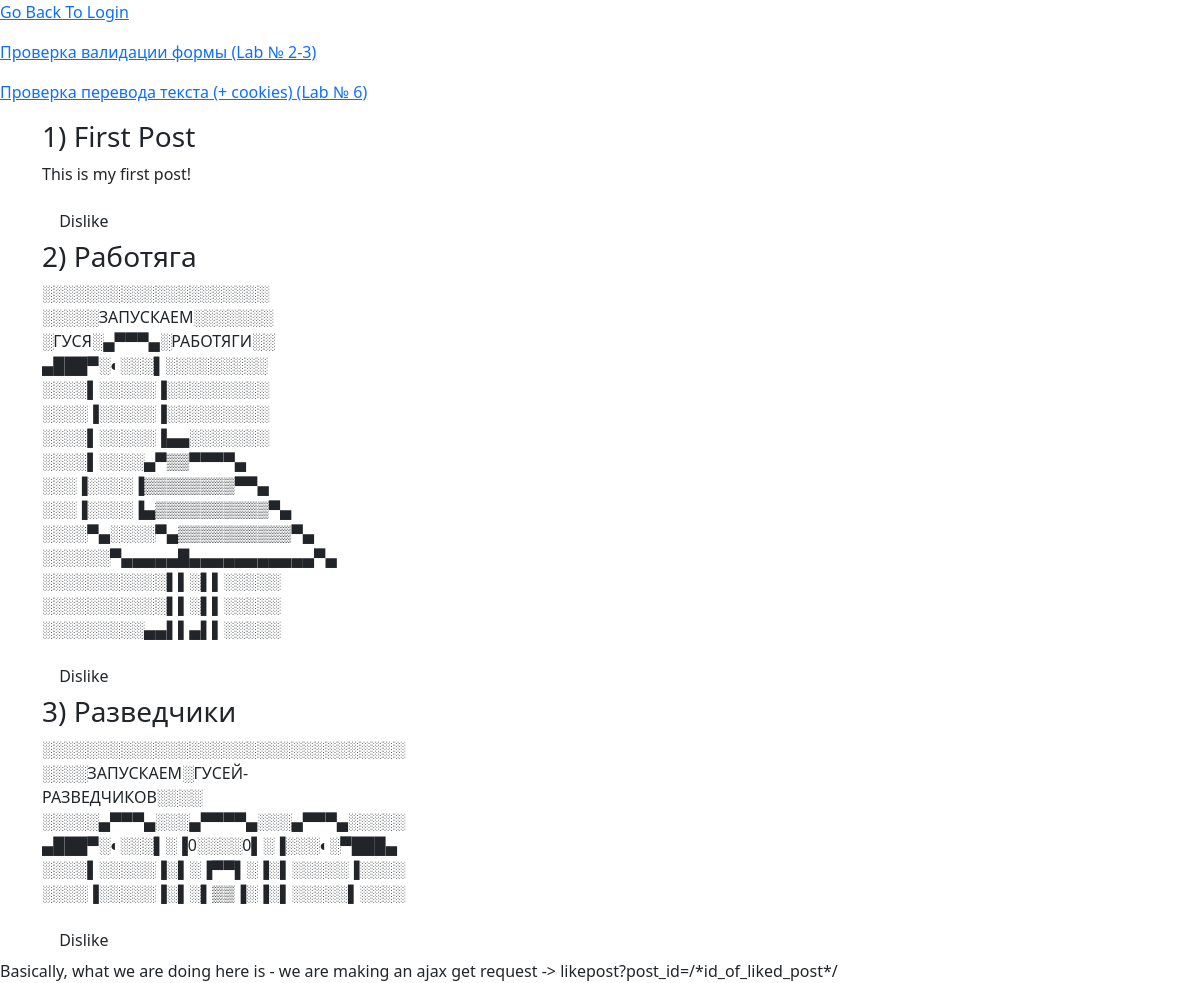
The page /PageForPosts/ (signed in) on the database its author committed.
### polls/models.py (models this page shows)
class Post(models.Model):
    objects = models.Manager()
    post_heading = models.CharField(max_length=200)
    post_text = models.TextField(max_length=200000)
    created = models.DateTimeField(auto_now_add=True, null=True)
    updated = models.DateTimeField(auto_now=True, null=True)
    author = models.ForeignKey(User, on_delete=CASCADE, related_name='author_posts', null=True)
    likes = models.ManyToManyField(User, related_name='likes_on_post', blank=True)
    is_liked = models.BooleanField(False)

### polls/views.py (the view, shortened to what this page needs)
# urls.py: path('PageForPosts/', views.PageForPosts, name='PageForPosts'),
def PageForPosts(request):
    if request.method == 'GET':
        posts = Post.objects.all()
        for post in posts:
            post.button_id='Button'+str(post.id)
            if post.likes.filter(id=request.user.id).exists():
                post.is_liked = True
            else:
                post.is_liked = False
        data = {
            'posts': posts
        }
        return render(request, 'polls/PageForPosts.html', data)

### templates/polls/PageForPosts.html (shortened to what this page needs)
{% load static %}
<!DOCTYPE html>
<html>
<head>
    <link href="https://cdn.jsdelivr.net/npm/bootstrap@5.1.3/dist/css/bootstrap.min.css" rel="stylesheet"
>
</head>
<body>
<div>
    <p><a href="{% url 'login' %}">Go Back To Login</a></p>
    <p><a href="{% url 'Validation' %}">Проверка валидации формы (Lab № 2-3)</a></p>
    <p><a href="{% url 'Localization' %}">Проверка перевода текста (+ cookies) (Lab № 6)</a></p>
</div>
<div class="container">
    <div class="ml-lg-5">
        {% for post in posts %}
            <h3>{{ forloop.counter }}) {{ post.post_heading }}</h3>
            <p style="width:30%">{{ post.post_text }} </p>
            <form id={{ post.id }} action="{% url 'PageForPosts' %}" class = 'form-for-like' method="post">
                <button type="submit" class = "btn" id={{ post.button_id }}>
                        {% if post.is_liked %}
                            Dislike
                        {% else %}
                            Like
                        {% endif %}
                </button>
            </form>
        {% endfor %}
    </div>
</div>
</body>
</html>

### rows shown on the page
Post: post_heading "First Post", post_text "This is my first post!", is_liked "Dislike"
Post: post_heading "Работяга", post_text "░░░░░░░░░░░░░░░░░░░░ ░░░░░ЗАПУСКАЕМ░░░░░░░ ░ГУСЯ░▄▀▀▀▄░РАБОТЯГИ░░ ▄███▀░◐░░░▌░░░░░░░░░ ░░░░▌░░░░░▐░░░░░░░░░ ░░░░▐░░░░░▐░░░░░░░░░ ░░░░▌░░░░░▐▄▄░░░░░░░ ░░░░▌░░░░▄▀▒▒▀▀▀▀▄ ░░░▐░░░░▐▒▒▒▒▒▒▒▒▀▀▄ ░░░▐░░░░▐▄▒▒▒▒▒▒▒▒▒▒▀▄ ░░░░▀▄░░░░▀▄▒▒▒▒▒▒▒▒▒▒▀▄ ░░░░░░▀▄▄▄▄▄█▄▄▄▄▄▄▄▄▄▄▄▀▄ ░░░░░░░░░░░▌▌░▌▌░░░░░ ░░░░░░░░░░░▌▌░▌▌░░░░░ ░░░░░░░░░▄▄▌▌▄▌▌░░░░░", is_liked "Dislike"
Post: post_heading "Разведчики", post_text "░░░░░░░░░░░░░░░░░░░░░░░░░░░░░░░░ ░░░░ЗАПУСКАЕМ░ГУСЕЙ-РАЗВЕДЧИКОВ░░░░ ░░░░░▄▀▀▀▄░░░▄▀▀▀▀▄░░░▄▀▀▀▄░░░░░ ▄███▀░◐░░░▌░▐0░░░░0▌░▐░░░◐░▀███▄ ░░░░▌░░░░░▐░▌░▐▀▀▌░▐░▌░░░░░▐░░░░ ░░░░▐░░░░░▐░▌░▌▒▒▐░▐░▌░░░░░▌░░░░", is_liked "Dislike"
